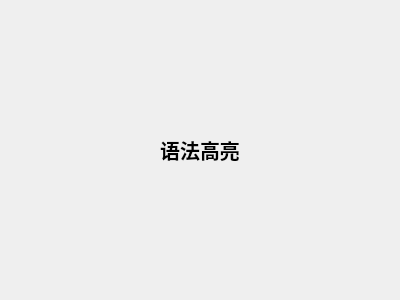
<?xml version="1.0" encoding="UTF-8"?>
<ui version="4.0">
 <class>HighlightWidget</class>
 <widget class="QWidget" name="HighlightWidget">
  <property name="geometry">
   <rect>
    <x>0</x>
    <y>0</y>
    <width>400</width>
    <height>300</height>
   </rect>
  </property>
  <property name="windowTitle">
   <string>Form</string>
  </property>
  <layout class="QHBoxLayout" name="horizontalLayout">
   <item>
    <widget class="QLabel" name="label">
     <property name="sizePolicy">
      <sizepolicy hsizetype="Fixed" vsizetype="Fixed">
       <horstretch>0</horstretch>
       <verstretch>0</verstretch>
      </sizepolicy>
     </property>
     <property name="font">
      <font>
       <pointsize>15</pointsize>
       <bold>true</bold>
      </font>
     </property>
     <property name="text">
      <string>语法高亮</string>
     </property>
     <property name="alignment">
      <set>Qt::AlignCenter</set>
     </property>
    </widget>
   </item>
  </layout>
 </widget>
 <resources/>
 <connections/>
</ui>
